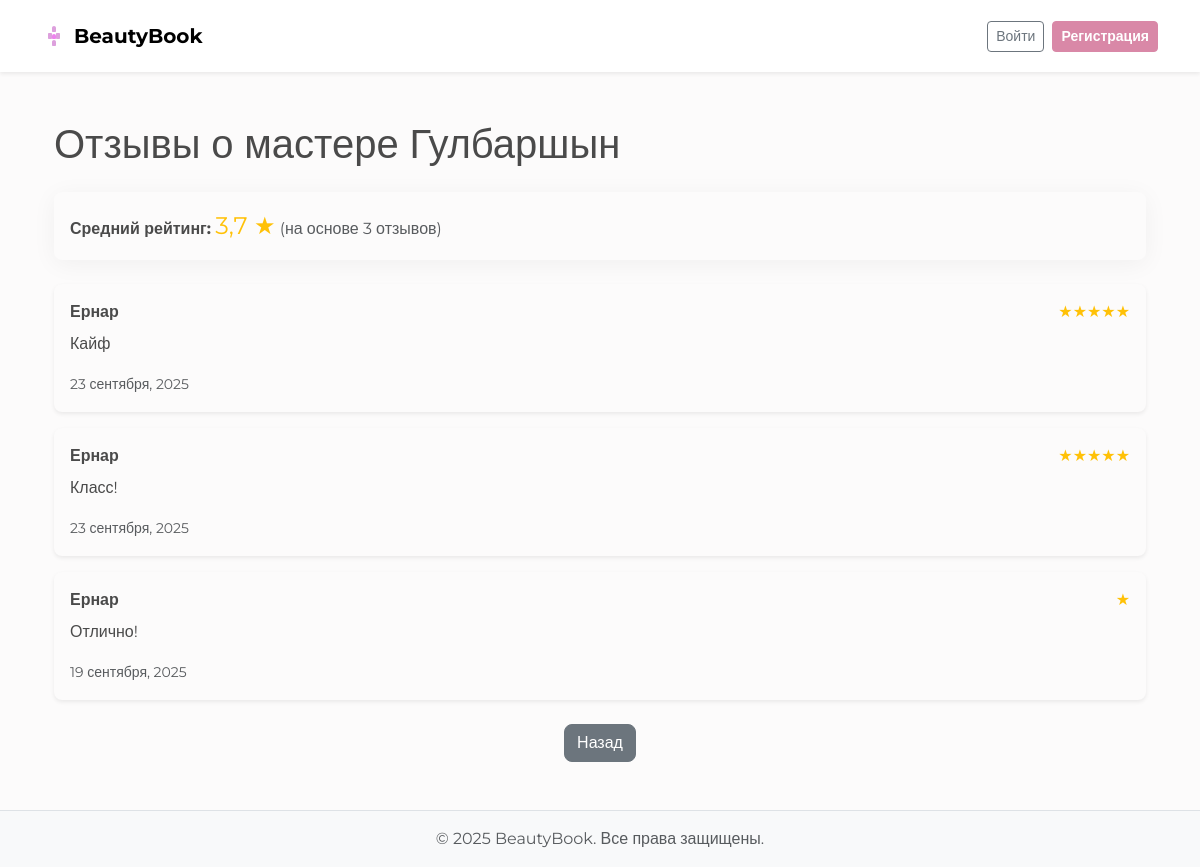
Screenshot of /booking/master/2/reviews/ with the database file from the repository.
### users/models.py (models this page shows, shortened)
class MasterProfile(models.Model):
    user = models.OneToOneField(CustomUser, on_delete=models.CASCADE, limit_choices_to={'is_staff': True})
    photo = models.ImageField(upload_to='masters_photos/', null=True, blank=True, default='masters_photos/default.png')
    bio = models.TextField(blank=True, null=True)
    services = models.ManyToManyField('booking.Service', related_name='masters')
    @property
    def average_rating(self):
        return self.reviews.aggregate(Avg('rating'))['rating__avg'] or 0
    @property
    def review_count(self):
        return self.reviews.count()

class CustomUser(AbstractUser):
    phone_number = models.CharField("Телефон", max_length=20, blank=True, null=True)

### booking/models.py (models this page shows, shortened)
class Review(models.Model):
    appointment = models.OneToOneField(Appointment, on_delete=models.CASCADE, related_name='review')
    master = models.ForeignKey('users.MasterProfile', on_delete=models.CASCADE, related_name='reviews')
    client = models.ForeignKey(settings.AUTH_USER_MODEL, on_delete=models.CASCADE, related_name='reviews')
    rating = models.IntegerField(choices=[(i, i) for i in range(1, 6)])
    comment = models.TextField()
    created_at = models.DateTimeField(auto_now_add=True)

### booking/views.py (the view)
# urls.py: path('master/<int:master_id>/reviews/', views.master_reviews, name='master_reviews'),
def master_reviews(request, master_id):
    master = get_object_or_404(MasterProfile, id=master_id)
    reviews = master.reviews.order_by('-created_at')
    context = {
        'master': master,
        'reviews': reviews
    }
    return render(request, 'booking/master_reviews.html', context)

### templates/booking/master_reviews.html (shortened to what this page needs)
{% extends '../base.html' %}
{% block content %}
<div class="container py-5">
    <h1 class="mb-4">Отзывы о мастере {{ master.user.get_full_name }}</h1>
    <div class="card mb-4">
        <div class="card-body">
            <strong>Средний рейтинг:</strong>
            <span class="fs-4 text-warning">{{ master.average_rating|floatformat:"1" }} ★</span>
            <span class="text-muted"> (на основе {{ master.review_count }} отзывов)</span>
        </div>
    </div>
    {% for review in reviews %}
        <div class="card shadow-sm mb-3">
            <div class="card-body">
                <div class="d-flex justify-content-between">
                    <strong>{{ review.client.first_name|default:review.client.username }}</strong>
                    <span class="text-warning">{% for i in "x"|ljust:review.rating %}★{% endfor %}</span>
                </div>
                <p class="card-text mt-2">{{ review.comment|linebreaksbr }}</p>
                <small class="text-muted">{{ review.created_at|date:"d E, Y" }}</small>
            </div>
        </div>
    {% empty %}
        <p>У этого мастера еще нет отзывов.</p>
    {% endfor %}
    <div class="text-center mt-4">
        <a href="javascript:history.back()" class="btn btn-secondary">Назад</a>
    </div>
</div>
{% endblock %}

### static/css/custom_theme.css (style rules this page uses)
:root { --bs-primary: #D988A7; --bs-primary-rgb: 217, 136, 167; --bs-secondary: #f0e6e6; --bs-body-bg: #FCFBFB; --bs-body-color: #4a4a4a; --bs-font-sans-serif: 'Montserrat', sans-serif; --bs-border-radius: 0.5rem; --bs-btn-padding-y: 0.6rem; --bs-btn-padding-x: 1.2rem; }
body { font-family: var(--bs-font-sans-serif); }
a { color: var(--bs-primary); }
.card { border: none; border-radius: var(--bs-border-radius); box-shadow: 0 4px 25px rgba(0, 0, 0, 0.05); }

### templates/base.html (style rules this page uses)
body { display: flex; flex-direction: column; min-height: 100vh; }

### rows the page displays
MasterProfile: user.get_full_name "Гулбаршын", average_rating "3,7", review_count "3"
Review: client.first_name "Ернар", rating 5 (drawn), comment "Кайф", created_at "23 сентября, 2025"
Review: client.first_name "Ернар", rating 5 (drawn), comment "Класс!", created_at "23 сентября, 2025"
Review: client.first_name "Ернар", rating 1 (drawn), comment "Отлично!", created_at "19 сентября, 2025"
